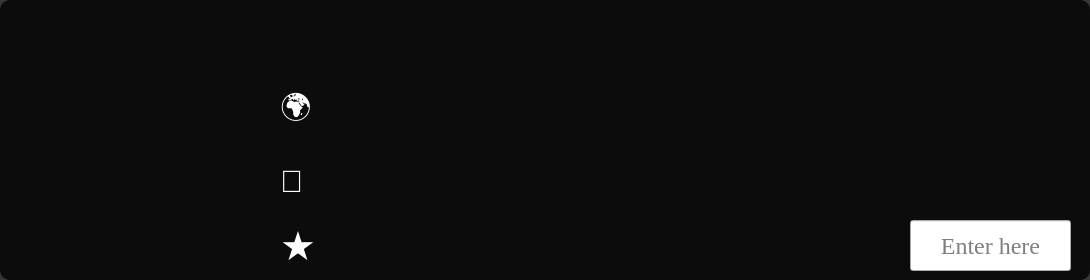
                <widget class="QFrame" name="frameResult10">
                 <property name="styleSheet">
                  <string notr="true">QFrame {
    background-color: rgba(0, 0, 0, 200);
    border-radius: 10px;
}

QFrame:hover {
    background-color: rgba(0,0,0,150);
}
</string>
                 </property>
                 <property name="frameShape">
                  <enum>QFrame::StyledPanel</enum>
                 </property>
                 <property name="frameShadow">
                  <enum>QFrame::Raised</enum>
                 </property>
                 <widget class="QLabel" name="labelRate10">
                  <property name="geometry">
                   <rect>
                    <x>330</x>
                    <y>220</y>
                    <width>211</width>
                    <height>51</height>
                   </rect>
                  </property>
                  <property name="font">
                   <font>
                    <family>Georgia</family>
                    <pointsize>14</pointsize>
                    <weight>9</weight>
                    <italic>false</italic>
                    <bold>false</bold>
                   </font>
                  </property>
                  <property name="styleSheet">
                   <string notr="true">background-color: transparent;
font: 75 14pt &quot;Georgia&quot;;
COLOR: rgb(255, 255, 255);</string>
                  </property>
                  <property name="text">
                   <string/>
                  </property>
                 </widget>
                 <widget class="QLabel" name="labelFigure10">
                  <property name="geometry">
                   <rect>
                    <x>10</x>
                    <y>15</y>
                    <width>250</width>
                    <height>251</height>
                   </rect>
                  </property>
                  <property name="font">
                   <font>
                    <family>Sitka Text</family>
                    <pointsize>10</pointsize>
                   </font>
                  </property>
                  <property name="styleSheet">
                   <string notr="true">background-color: transparent;
border-radius: 10px;</string>
                  </property>
                  <property name="text">
                   <string/>
                  </property>
                 </widget>
                 <widget class="QLabel" name="labelLocation10">
                  <property name="geometry">
                   <rect>
                    <x>330</x>
                    <y>80</y>
                    <width>751</width>
                    <height>51</height>
                   </rect>
                  </property>
                  <property name="font">
                   <font>
                    <family>Georgia</family>
                    <pointsize>14</pointsize>
                    <weight>9</weight>
                    <italic>false</italic>
                    <bold>false</bold>
                   </font>
                  </property>
                  <property name="styleSheet">
                   <string notr="true">background-color: transparent;
font: 75 14pt &quot;Georgia&quot;;
COLOR: rgb(255, 255, 255);</string>
                  </property>
                  <property name="text">
                   <string/>
                  </property>
                 </widget>
                 <widget class="QLabel" name="labelCategories10">
                  <property name="geometry">
                   <rect>
                    <x>330</x>
                    <y>150</y>
                    <width>751</width>
                    <height>51</height>
                   </rect>
                  </property>
                  <property name="font">
                   <font>
                    <family>Georgia</family>
                    <pointsize>14</pointsize>
                    <weight>9</weight>
                    <italic>false</italic>
                    <bold>false</bold>
                   </font>
                  </property>
                  <property name="styleSheet">
                   <string notr="true">background-color: transparent;
font: 75 14pt &quot;Georgia&quot;;
COLOR: rgb(255, 255, 255);</string>
                  </property>
                  <property name="text">
                   <string/>
                  </property>
                 </widget>
                 <widget class="QLabel" name="labelRateIcon10">
                  <property name="geometry">
                   <rect>
                    <x>280</x>
                    <y>225</y>
                    <width>41</width>
                    <height>41</height>
                   </rect>
                  </property>
                  <property name="font">
                   <font>
                    <family>MS Shell Dlg 2</family>
                    <pointsize>30</pointsize>
                    <weight>50</weight>
                    <italic>false</italic>
                    <bold>false</bold>
                   </font>
                  </property>
                  <property name="styleSheet">
                   <string notr="true">font: 30pt &quot;MS Shell Dlg 2&quot;;
COLOR:rgb(255, 255, 255); background-color: transparent</string>
                  </property>
                  <property name="text">
                   <string>★</string>
                  </property>
                  <property name="scaledContents">
                   <bool>true</bool>
                  </property>
                 </widget>
                 <widget class="QLabel" name="labelMessage10">
                  <property name="geometry">
                   <rect>
                    <x>280</x>
                    <y>160</y>
                    <width>41</width>
                    <height>41</height>
                   </rect>
                  </property>
                  <property name="font">
                   <font>
                    <family>MS Shell Dlg 2</family>
                    <pointsize>23</pointsize>
                    <weight>50</weight>
                    <italic>false</italic>
                    <bold>false</bold>
                   </font>
                  </property>
                  <property name="styleSheet">
                   <string notr="true">font: 23pt &quot;MS Shell Dlg 2&quot;;
COLOR:rgb(255, 255, 255); background-color: transparent</string>
                  </property>
                  <property name="text">
                   <string>💬</string>
                  </property>
                  <property name="scaledContents">
                   <bool>true</bool>
                  </property>
                 </widget>
                 <widget class="QLabel" name="labelLocationIcon10">
                  <property name="geometry">
                   <rect>
                    <x>280</x>
                    <y>90</y>
                    <width>41</width>
                    <height>41</height>
                   </rect>
                  </property>
                  <property name="font">
                   <font>
                    <family>MS Shell Dlg 2</family>
                    <pointsize>23</pointsize>
                    <weight>50</weight>
                    <italic>false</italic>
                    <bold>false</bold>
                   </font>
                  </property>
                  <property name="styleSheet">
                   <string notr="true">font: 23pt &quot;MS Shell Dlg 2&quot;;
COLOR:rgb(255, 255, 255); background-color: transparent</string>
                  </property>
                  <property name="text">
                   <string>🌍</string>
                  </property>
                  <property name="scaledContents">
                   <bool>true</bool>
                  </property>
                 </widget>
                 <widget class="QLabel" name="labelName10">
                  <property name="geometry">
                   <rect>
                    <x>280</x>
                    <y>10</y>
                    <width>801</width>
                    <height>61</height>
                   </rect>
                  </property>
                  <property name="font">
                   <font>
                    <family>Georgia</family>
                    <pointsize>18</pointsize>
                    <weight>9</weight>
                    <italic>false</italic>
                    <bold>false</bold>
                   </font>
                  </property>
                  <property name="styleSheet">
                   <string notr="true">background-color: transparent;
font: 75 18pt &quot;Georgia&quot;;
COLOR: rgb(255, 255, 255);</string>
                  </property>
                  <property name="text">
                   <string/>
                  </property>
                 </widget>
                 <widget class="QLineEdit" name="lineEditRating10">
                  <property name="geometry">
                   <rect>
                    <x>910</x>
                    <y>220</y>
                    <width>161</width>
                    <height>51</height>
                   </rect>
                  </property>
                  <property name="font">
                   <font>
                    <family>Georgia</family>
                    <pointsize>18</pointsize>
                    <weight>9</weight>
                    <italic>false</italic>
                    <bold>false</bold>
                   </font>
                  </property>
                  <property name="styleSheet">
                   <string notr="true">QLineEdit {
    background-color:rgb(247, 247, 247);
color:rgb(0, 0, 0);
    border-radius: 10px;text-align: center;
 
	font: 75 18pt &quot;Georgia&quot;;
}

QLineEdit:hover{
    background-color: rgb(229, 229, 229) };</string>
                  </property>
                  <property name="text">
                   <string/>
                  </property>
                  <property name="alignment">
                   <set>Qt::AlignCenter</set>
                  </property>
                  <property name="placeholderText">
                   <string>Enter here</string>
                  </property>
                 </widget>
                </widget>
